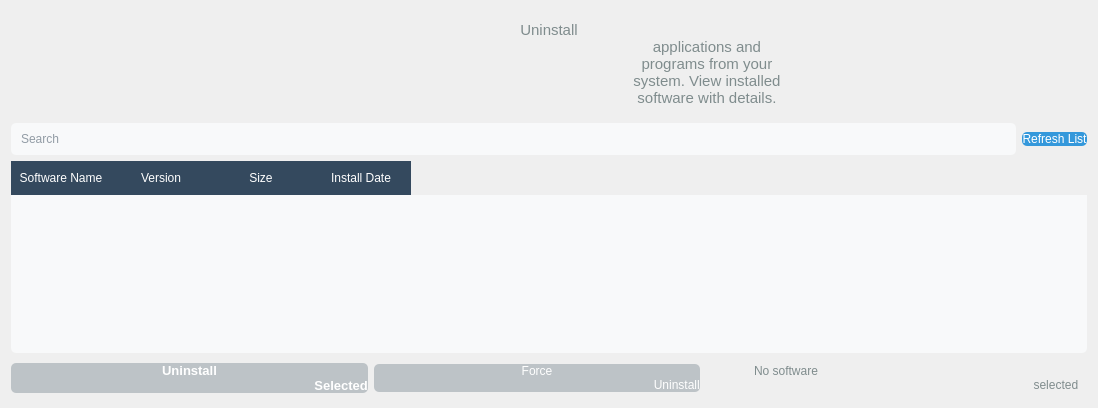
                                                    <widget class="QWidget"
                                                        name="softwareUninstallerTab">
                                                        <attribute name="title">
                                                            <string>Software Uninstaller</string>
                                                        </attribute>
                                                        <layout class="QVBoxLayout"
                                                            name="verticalLayout_8">
                                                            <item>
                                                                <widget class="QLabel"
                                                                    name="softwareUninstallerLabel">
                                                                    <property name="font">
                                                                        <font>
                                                                            <pointsize>11</pointsize>
                                                                        </font>
                                                                    </property>
                                                                    <property name="styleSheet">
                                                                        <string notr="true">QLabel {
                                                                            color: #7f8c8d;
                                                                            padding: 10px;
                                                                            }</string>
                                                                    </property>
                                                                    <property name="text">
                                                                        <string>Uninstall
                                                                            applications and
                                                                            programs from your
                                                                            system. View installed
                                                                            software with details.</string>
                                                                    </property>
                                                                    <property name="alignment">
                                                                        <set>Qt::AlignCenter</set>
                                                                    </property>
                                                                </widget>
                                                            </item>
                                                            <item>
                                                                <layout class="QHBoxLayout"
                                                                    name="horizontalLayout_5">
                                                                    <item>
                                                                        <widget class="QLineEdit"
                                                                            name="searchSoftwareInput">
                                                                            <property
                                                                                name="styleSheet">
                                                                                <string notr="true">QLineEdit
                                                                                    {
                                                                                    border: 1px
                                                                                    solid #ecf0f1;
                                                                                    border-radius:
                                                                                    5px;
                                                                                    padding: 8px;
                                                                                    background-color:
                                                                                    #f8f9fa;
                                                                                    color: #2c3e50;
                                                                                    }</string>
                                                                            </property>
                                                                            <property
                                                                                name="placeholderText">
                                                                                <string>Search
                                                                                    installed
                                                                                    software...</string>
                                                                            </property>
                                                                        </widget>
                                                                    </item>
                                                                    <item>
                                                                        <widget class="QPushButton"
                                                                            name="refreshSoftwareButton">
                                                                            <property name="font">
                                                                                <font>
                                                                                    <pointsize>9</pointsize>
                                                                                </font>
                                                                            </property>
                                                                            <property
                                                                                name="styleSheet">
                                                                                <string notr="true">QPushButton
                                                                                    {
                                                                                    background-color:
                                                                                    #3498db;
                                                                                    color: white;
                                                                                    border: none;
                                                                                    padding: 8px
                                                                                    15px;
                                                                                    border-radius:
                                                                                    5px;
                                                                                    }
                                                                                    QPushButton:hover
                                                                                    {
                                                                                    background-color:
                                                                                    #2980b9;
                                                                                    }</string>
                                                                            </property>
                                                                            <property name="text">
                                                                                <string>Refresh List</string>
                                                                            </property>
                                                                        </widget>
                                                                    </item>
                                                                </layout>
                                                            </item>
                                                            <item>
                                                                <widget class="QTableWidget"
                                                                    name="softwareTable">
                                                                    <property name="styleSheet">
                                                                        <string notr="true">QTableWidget
                                                                            {
                                                                            border: 1px solid
                                                                            #ecf0f1;
                                                                            border-radius: 5px;
                                                                            background-color:
                                                                            #f8f9fa;
                                                                            color: #2c3e50;
                                                                            gridline-color: #ecf0f1;
                                                                            }

                                                                            QTableWidget::item {
                                                                            padding: 6px;
                                                                            border-bottom: 1px solid
                                                                            #ecf0f1;
                                                                            }
                                                                            QTableWidget::item:selected
                                                                            {
                                                                            background-color:
                                                                            #1abc9c;
                                                                            color: white;
                                                                            }

                                                                            QHeaderView::section {
                                                                            background-color:
                                                                            #34495e;
                                                                            color: white;
                                                                            padding: 8px;
                                                                            border: none;
                                                                            }</string>
                                                                    </property>
                                                                    <property name="editTriggers">
                                                                        <set>
                                                                            QAbstractItemView::NoEditTriggers</set>
                                                                    </property>
                                                                    <property name="selectionMode">
                                                                        <enum>
                                                                            QAbstractItemView::SingleSelection</enum>
                                                                    </property>
                                                                    <property
                                                                        name="selectionBehavior">
                                                                        <enum>
                                                                            QAbstractItemView::SelectRows</enum>
                                                                    </property>
                                                                    <property name="sortingEnabled">
                                                                        <bool>true</bool>
                                                                    </property>
                                                                    <property name="columnCount">
                                                                        <number>4</number>
                                                                    </property>
                                                                    <property name="rowCount">
                                                                        <number>0</number>
                                                                    </property>
                                                                    <column>
                                                                        <property name="text">
                                                                            <string>Software Name</string>
                                                                        </property>
                                                                    </column>
                                                                    <column>
                                                                        <property name="text">
                                                                            <string>Version</string>
                                                                        </property>
                                                                    </column>
                                                                    <column>
                                                                        <property name="text">
                                                                            <string>Size</string>
                                                                        </property>
                                                                    </column>
                                                                    <column>
                                                                        <property name="text">
                                                                            <string>Install Date</string>
                                                                        </property>
                                                                    </column>
                                                                </widget>
                                                            </item>
                                                            <item>
                                                                <layout class="QHBoxLayout"
                                                                    name="horizontalLayout_6">
                                                                    <item>
                                                                        <widget class="QPushButton"
                                                                            name="uninstallSoftwareButton">
                                                                            <property name="enabled">
                                                                                <bool>false</bool>
                                                                            </property>
                                                                            <property name="font">
                                                                                <font>
                                                                                    <pointsize>10</pointsize>
                                                                                    <weight>75</weight>
                                                                                    <bold>true</bold>
                                                                                </font>
                                                                            </property>
                                                                            <property
                                                                                name="styleSheet">
                                                                                <string notr="true">QPushButton
                                                                                    {
                                                                                    background-color:
                                                                                    #e74c3c;
                                                                                    color: white;
                                                                                    border: none;
                                                                                    padding: 10px
                                                                                    20px;
                                                                                    border-radius:
                                                                                    5px;
                                                                                    min-width:
                                                                                    120px;
                                                                                    }
                                                                                    QPushButton:hover
                                                                                    {
                                                                                    background-color:
                                                                                    #c0392b;
                                                                                    }
                                                                                    QPushButton:disabled
                                                                                    {
                                                                                    background-color:
                                                                                    #bdc3c7;
                                                                                    }</string>
                                                                            </property>
                                                                            <property name="text">
                                                                                <string>Uninstall
                                                                                    Selected</string>
                                                                            </property>
                                                                        </widget>
                                                                    </item>
                                                                    <item>
                                                                        <widget class="QPushButton"
                                                                            name="forceUninstallButton">
                                                                            <property name="enabled">
                                                                                <bool>false</bool>
                                                                            </property>
                                                                            <property name="font">
                                                                                <font>
                                                                                    <pointsize>9</pointsize>
                                                                                </font>
                                                                            </property>
                                                                            <property
                                                                                name="styleSheet">
                                                                                <string notr="true">QPushButton
                                                                                    {
                                                                                    background-color:
                                                                                    #e67e22;
                                                                                    color: white;
                                                                                    border: none;
                                                                                    padding: 8px
                                                                                    15px;
                                                                                    border-radius:
                                                                                    5px;
                                                                                    }
                                                                                    QPushButton:hover
                                                                                    {
                                                                                    background-color:
                                                                                    #d35400;
                                                                                    }
                                                                                    QPushButton:disabled
                                                                                    {
                                                                                    background-color:
                                                                                    #bdc3c7;
                                                                                    }</string>
                                                                            </property>
                                                                            <property name="text">
                                                                                <string>Force
                                                                                    Uninstall</string>
                                                                            </property>
                                                                        </widget>
                                                                    </item>
                                                                    <item>
                                                                        <spacer
                                                                            name="horizontalSpacer_2">
                                                                            <property
                                                                                name="orientation">
                                                                                <enum>Qt::Horizontal</enum>
                                                                            </property>
                                                                            <property
                                                                                name="sizeHint"
                                                                                stdset="0">
                                                                                <size>
                                                                                    <width>40</width>
                                                                                    <height>20</height>
                                                                                </size>
                                                                            </property>
                                                                        </spacer>
                                                                    </item>
                                                                    <item>
                                                                        <widget class="QLabel"
                                                                            name="selectedSoftwareInfo">
                                                                            <property name="font">
                                                                                <font>
                                                                                    <pointsize>9</pointsize>
                                                                                </font>
                                                                            </property>
                                                                            <property
                                                                                name="styleSheet">
                                                                                <string notr="true">QLabel
                                                                                    {
                                                                                    color: #7f8c8d;
                                                                                    padding: 5px;
                                                                                    }</string>
                                                                            </property>
                                                                            <property name="text">
                                                                                <string>No software
                                                                                    selected</string>
                                                                            </property>
                                                                        </widget>
                                                                    </item>
                                                                </layout>
                                                            </item>
                                                        </layout>
                                                    </widget>
